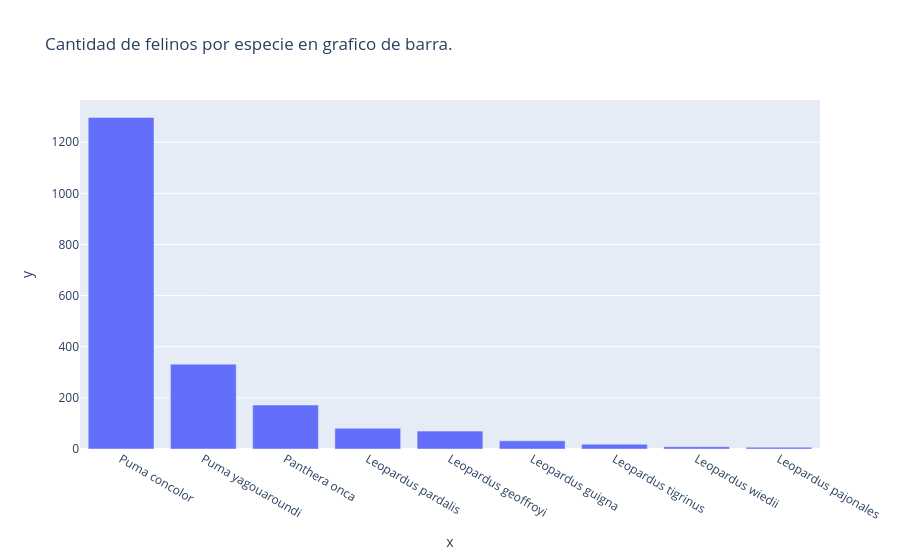

Write notebook code for a chart like this one.
### Markdown cell above
## 1) ¿Cuantos avistamientos hay por especie? (gráfico barra)

### Code cell
f_s= felinos["species"].value_counts()
px.bar(data_frame=f_s, x=f_s.index, y=f_s.values, title="Cantidad de felinos por especie en grafico de barra.").show()

### Figure 1 — Plotly figure (JSON) as saved in the notebook; plotly's stock layout.template omitted (floating-point values rounded to 4 significant figures)
{"data": [{"hovertemplate": "x=%{x}<br>y=%{y}<extra></extra>", "legendgroup": "", "marker": {"color": "#636efa", "pattern": {"shape": ""}}, "name": "", "orientation": "v", "showlegend": false, "textposition": "auto", "type": "bar", "x": ["Puma concolor", "Puma yagouaroundi", "Panthera onca", "Leopardus pardalis", "Leopardus geoffroyi", "Leopardus guigna", "Leopardus tigrinus", "Leopardus wiedii", "Leopardus pajonales"], "xaxis": "x", "y": [1297, 332, 172, 81, 70, 32, 19, 9, 7], "yaxis": "y"}], "layout": {"barmode": "relative", "legend": {"tracegroupgap": 0}, "title": {"text": "Cantidad de felinos por especie en grafico de barra."}, "xaxis": {"anchor": "y", "domain": [0, 1], "title": {"text": "x"}}, "yaxis": {"anchor": "x", "domain": [0, 1], "title": {"text": "y"}}}}
